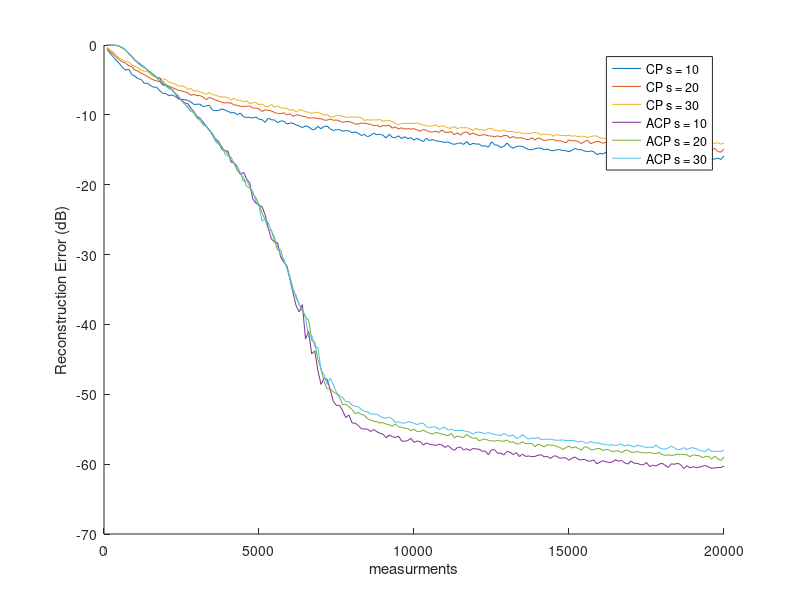

MATLAB code for this plot: (Note: this script raises an error after producing the figure.)
clear;
close all;
clc;
%% load data
Error_CP_Tt = zeros(3,200);
Error_ACP_Tt = zeros(3,200);
load('SimResult_N=1000_n=50_s=10');
Error_CP_Tt(1,:) = Error_CP_T;
Error_ACP_Tt(1,:) = Error_ACP_T;
load('SimResult_N=1000_n=50_s=20');
Error_CP_Tt(2,:) = Error_CP_T;
Error_ACP_Tt(2,:) = Error_ACP_T;
load('SimResult_N=1000_n=50_s=30');
Error_CP_Tt(3,:) = Error_CP_T;
Error_ACP_Tt(3,:) = Error_ACP_T;
%% plot result
close all;
hold all;
legendInfo = cell(1,6);
for s_it=1:3
    plot(((0:(T_it_number-1))*Step_m+Min_m),10*log10(Error_CP_Tt(s_it,:)));
    legendInfo{s_it} = ['CP s = ' num2str((s_it)*10)];
end

for s_it=1:3
    plot(((0:(T_it_number-1))*Step_m+Min_m),10*log10(Error_ACP_Tt(s_it,:)));
    legendInfo{3+s_it} = ['ACP s = ' num2str((s_it)*10)];
end

legend(legendInfo)
ylabel('Reconstruction Error (dB)')
xlabel('measurments')

hold off;
matlab2tikz('TikzFig.tex')
